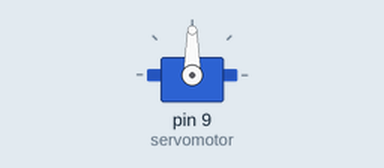
Recording of a sketch running on a simulated Arduino Uno, built with avr-gcc and run on an emulated ATmega328P. Parts: servo.

Above: at 0.05 s.
At 2.45 s:
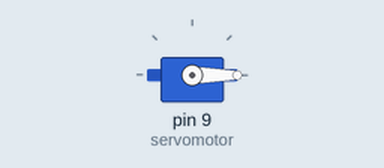
At 3.65 s:
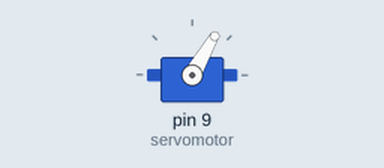
At 4.85 s:
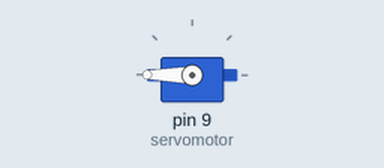
Timing chart, 0 to 6.3 s (numbered marks = the images above):
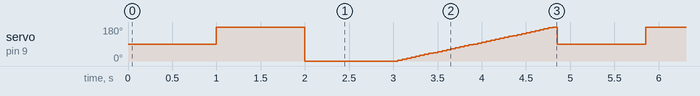

Measured:
- by itself, servo on pin 9 (servomotor): moves between 0° and 180°, repeating every 4.9 s

The sketch:

Servo_motor.ino
```cpp
#include<Servo.h>
const int servomotor=9;
Servo servo;
void setup() {
  servo.attach(servomotor);

}

void loop() {
  servo.write(90);
  delay(1000);
  servo.write(180);
  delay(1000);
  servo.write(0);
  delay(1000);
  for (int pos=0;pos<=180;pos +=5){
    servo.write(pos);
    delay(50);

  }

}
```
